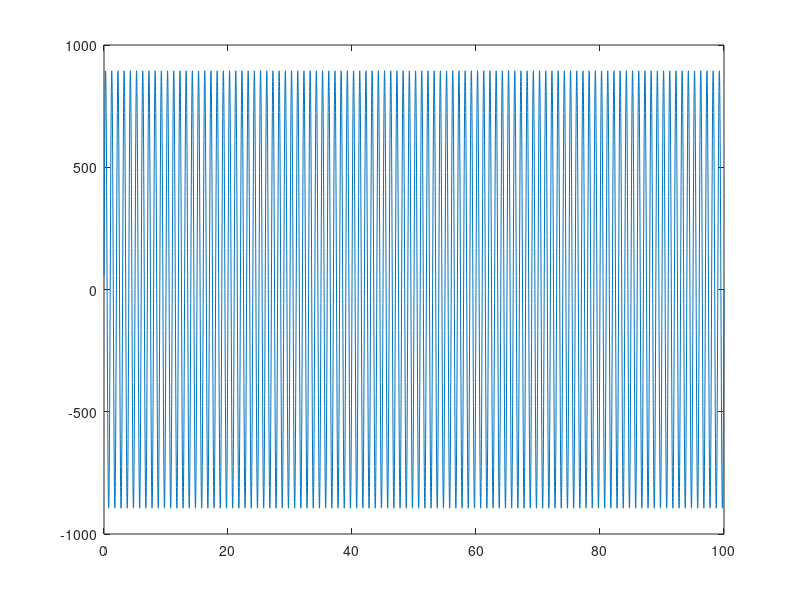

The MATLAB script that drew this image: (Note: this script raises an error after producing the figure.)
function ExternalIn1()
pars = 'diag off';

sampleRate = 100000.0;
dt = 1.0 / sampleRate;
time = dt:dt:0.1;
freq = 1000;
leveldB = 30;
amp = 20 * sqrt(2.0) * 10^(leveldB / 20.0);
signal = amp * sin(2.0 * pi * freq * time);

figure(1);
title('Stimulus');
ylabel('Amplitude (uPa)');
xlabel('Time (ms)');
plot(time * 1000.0, signal);

info.dt = dt;

[data info] = RunDSAMSim('LGuineaPigCN001_721Hz.spf', pars, signal, info);

t = DataXAxis(info);
figure(2);
title('CN Model');
ylabel('Cell Membrane Potential (mV)');
xlabel('Time (ms)');
plot(t * 1000.0, data);
